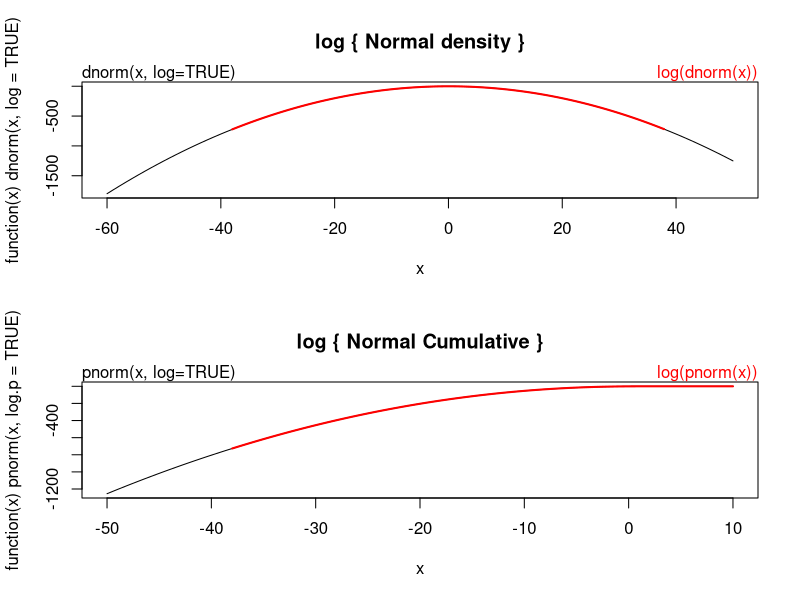
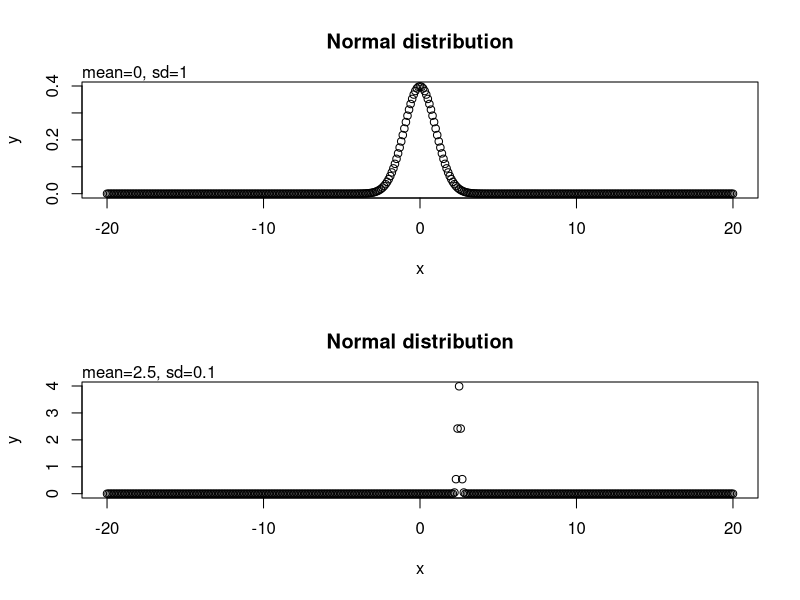
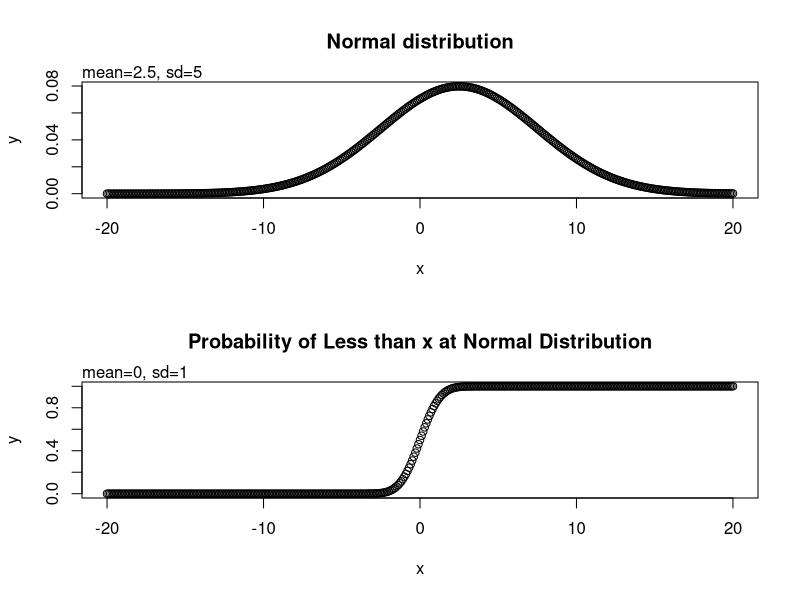
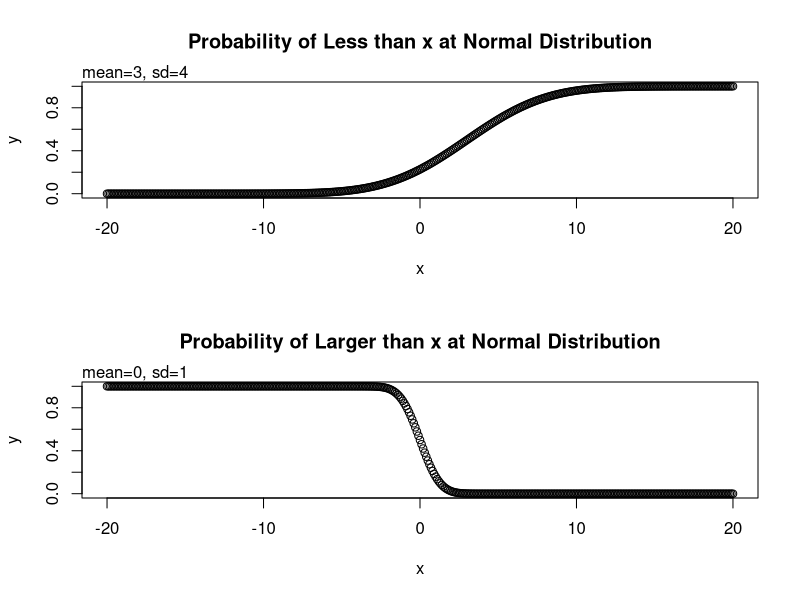
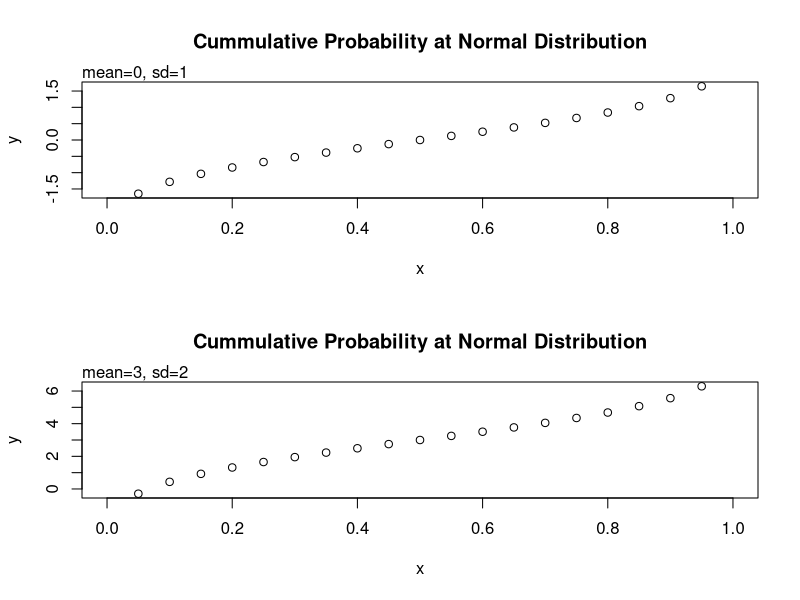
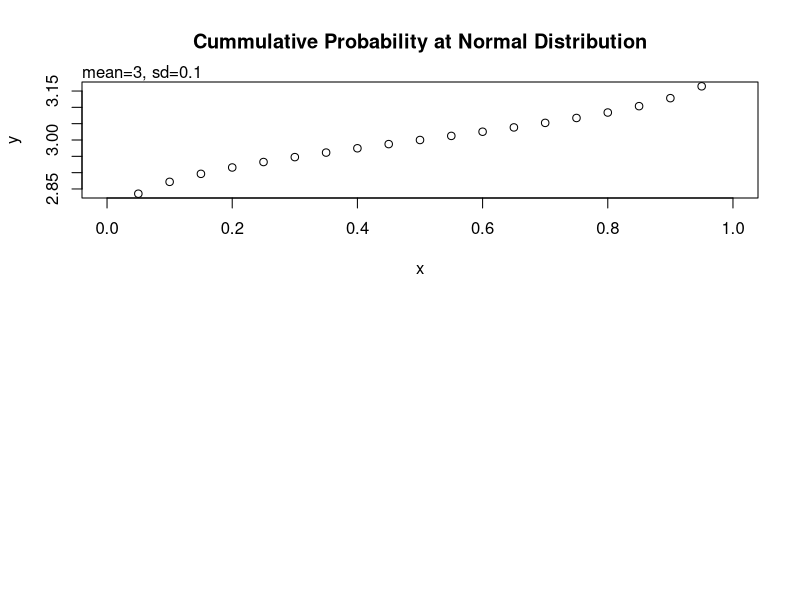

The R script that drew these images, in order:
help(Distributions)                     # for a full list
## for each:
## “d” 	returns the height of the probability density function
## “p” 	returns the cumulative density function
## “q” 	returns the inverse cumulative density function (quantiles)
## “r” 	returns randomly generated numbers

help(Normal)
## examples from help:
require(graphics)
dnorm(0) == 1/sqrt(2*pi)                # T
dnorm(1) == exp(-1/2)/sqrt(2*pi)        # T
dnorm(1) == 1/sqrt(2*pi*exp(1))         # T

help(par)
par(mfrow = c(2,1))                     # 2 below each other
plot(function(x) dnorm(x, log = TRUE), -60, 50,
     main = "log { Normal density }")
curve(log(dnorm(x)), add = TRUE, col = "red", lwd = 2)
mtext("dnorm(x, log=TRUE)", adj = 0)
mtext("log(dnorm(x))", col = "red", adj = 1)

plot(function(x) pnorm(x, log.p = TRUE), -50, 10,
     main = "log { Normal Cumulative }")
curve(log(pnorm(x)), add = TRUE, col = "red", lwd = 2)
mtext("pnorm(x, log=TRUE)", adj = 0)
mtext("log(pnorm(x))", col = "red", adj = 1)

## back to tutorial
## the height of the probability distribution at each point
dnorm(0)                                # mean of zero, sd == 1
dnorm(0)*sqrt(2*pi)
1/sqrt(2*pi)

dnorm(0,mean=4)
dnorm(0,mean=4,sd=10)
v <- 0:2
dnorm(v)
x <- seq(-20,20,by=.1)
y <- dnorm(x)
plot(x,y,main = "Normal distribution")
mtext("mean=0, sd=1", adj = 0)

y <- dnorm(x,mean=2.5,sd=0.1)
plot(x,y,main = "Normal distribution")
mtext("mean=2.5, sd=0.1", adj = 0)

y <- dnorm(x,mean=2.5,sd=5)
plot(x,y,main = "Normal distribution")
mtext("mean=2.5, sd=5", adj = 0)

## the probability that a normally distributed random number will be less than that number
# sd = 1, mean = 0
pnorm(0)                                # 0.5
pnorm(1)                                # 0.8413447
pnorm(0,mean=2)                         # 0.02275013
pnorm(0,mean=2,sd=3)                    # 0.2524925
pnorm(v)                                # 0.5000000 0.8413447 0.9772499
y <- pnorm(x)
plot(x,y,main = "Probability of Less than x at Normal Distribution")
mtext("mean=0, sd=1", adj = 0)

y <- pnorm(x,mean=3,sd=4)
plot(x,y,main = "Probability of Less than x at Normal Distribution")
mtext("mean=3, sd=4", adj = 0)

## the probability that a number is larger than the given number
pnorm(0,lower.tail=FALSE)
pnorm(1,lower.tail=FALSE)
pnorm(0,mean=2,lower.tail=FALSE)
y <- pnorm(x,lower.tail=F)
plot(x,y,main = "Probability of Larger than x at Normal Distribution")
mtext("mean=0, sd=1", adj = 0)

## inverse of pnorm, cumulative distribution matches the probability
qnorm(0.5)                              # 0
qnorm(0.5,mean=1)                       # 1
qnorm(0.5,mean=1,sd=2)                  # 1
qnorm(0.5,mean=2,sd=2)                  # 2
qnorm(0.5,mean=2,sd=4)                  # 2
qnorm(0.25,mean=2,sd=2)                 # 0.6510205
qnorm(0.333)                            # -0.4316442
qnorm(0.333,sd=3)                       # -1.294933
qnorm(0.75,mean=5,sd=2)                 # 6.34898
v = c(0.1,0.3,0.75)
qnorm(v)                                # -1.2815516 -0.5244005  0.6744898
x <- seq(0,1,by=.05)
y <- qnorm(x)
plot(x,y,main = "Cummulative Probability at Normal Distribution")
mtext("mean=0, sd=1", adj = 0)

y <- qnorm(x,mean=3,sd=2)
plot(x,y,main = "Cummulative Probability at Normal Distribution")
mtext("mean=3, sd=2", adj = 0)

y <- qnorm(x,mean=3,sd=0.1)
plot(x,y,main = "Cummulative Probability at Normal Distribution")
mtext("mean=3, sd=0.1", adj = 0)

## T, Binomial and Chi distributions are skipped
